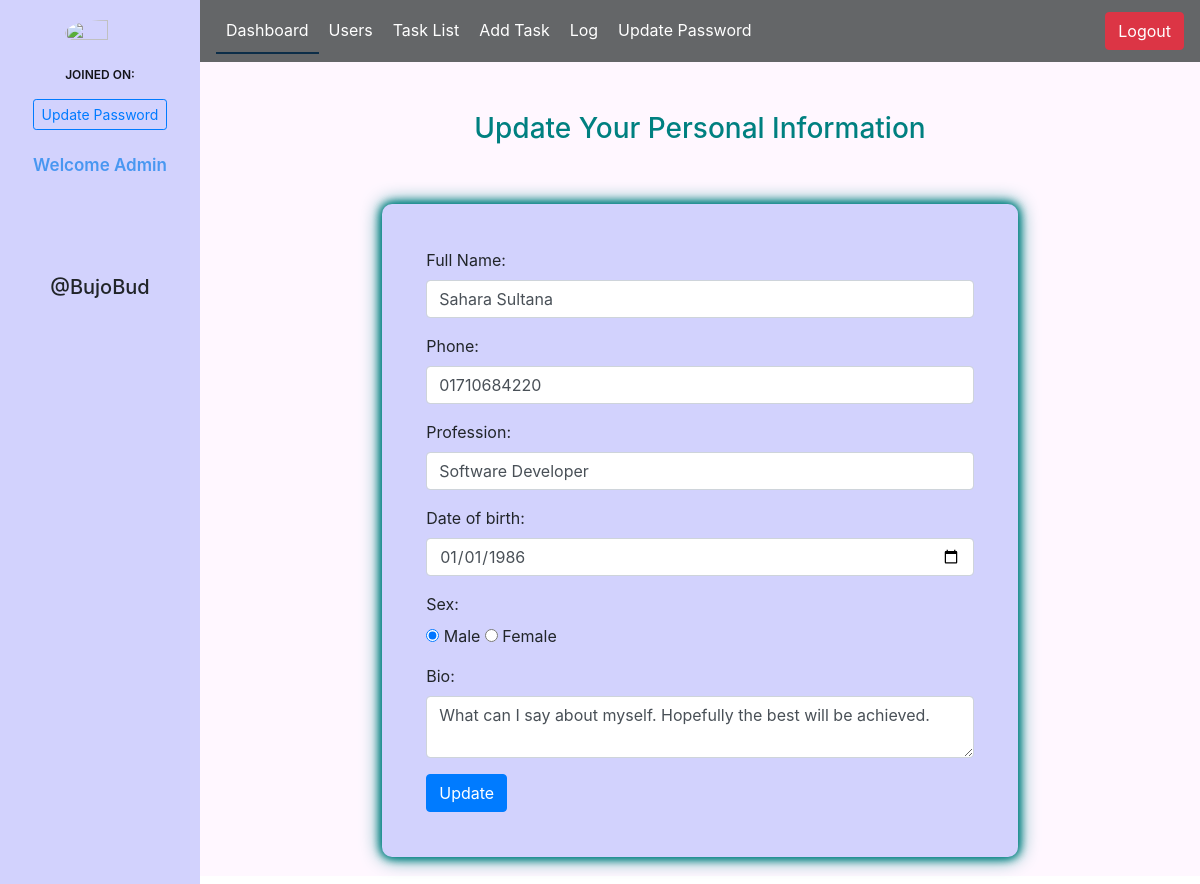
Screenshot of /admin/editprofile.php (signed in) with the database file from the repository.
### tables this page shows
CREATE TABLE `user` (
  `id` int(11) NOT NULL,
  `fullname` varchar(255) NOT NULL,
  `email` varchar(255) NOT NULL,
  `phone` varchar(20) DEFAULT NULL,
  `password` varchar(255) NOT NULL,
  `image` text NOT NULL,
  `profession` varchar(128) DEFAULT NULL,
  `dob` varchar(128) DEFAULT NULL,
  `sex` varchar(10) DEFAULT NULL,
  `bio` text,
  `is_verified` tinyint(1) NOT NULL DEFAULT '0',
  `token` text,
  `created_at` datetime DEFAULT NULL,
  `updated_at` datetime DEFAULT NULL
);

### user/session_required.php (called while the page is built, shortened)
<?php
if(empty($_SESSION['id'])){
	header("location:../login.php");
}else{
    require_once '../Model/User.php';
    $user = new User();
    $userInfo = $user->getUserById($_SESSION['id']);
}
?>

### Model/Database.php (called while the page is built, shortened)
<?php
class Database{
    public $db;
    public function __construct()
    {
        $con=new PDO("mysql:host=localhost;dbname=bujobud","root","");
        $con->setAttribute(PDO::ATTR_ERRMODE, PDO::ERRMODE_EXCEPTION);
        if (!isset($this->db)){
            $this->db = $con;
        }
    }
}

### Model/User.php (called while the page is built, shortened)
<?php
include_once 'Database.php';
class User extends Database{
    public function getUserById($id){
        $st = $this->db->prepare("SELECT * FROM user WHERE id=:id");
        $st->bindParam(':id',$id);
        $st->execute();
        $resultSet = $st->fetch(PDO::FETCH_OBJ);
        return $resultSet;
    }
}

### admin/editprofile.php (the view, shortened to what this page needs)
<?php
require_once 'session_required.php';
?>
<!DOCTYPE html>
<html lang="en">
<head>
    <link rel="stylesheet" href="../css/bootstrap.min.css">
    <link rel="stylesheet" href="../css/style_updated.css">
    <link rel="stylesheet" href="https://cdnjs.cloudflare.com/ajax/libs/font-awesome/4.7.0/css/font-awesome.css" />
    <link rel="stylesheet" href="profile.css">
</head>
<body>
    <div class="container-fluid">
        <div class=" row profile">
            <div class="col-md-2 sidebar1">
                <?php
                    include 'profile.php' ;
                ?>
            </div>
            <div class="col-md-10 sidebar2">
                <?php include 'navbar.php';?>
                <section id="profile-info">
                    <div class="offset-2 col-md-8 ">
                        <h3> Update Your Personal Information </h3>
                        <form class="info-form" method="POST" action="update_profile.php">
                            <div class="form-group">
                                <label for="name">Full Name:</label>
                                <input type="text" class="form-control" id="fullname" name="fullname" aria-describedby="fullnameHelp" placeholder="Update Full Name" value="<?php echo $userInfo->fullname ?>">
                            </div>
                            <div class="form-group">
                                <label for="phone">Phone:</label>
                                <input type="text" class="form-control" id="phone" name="phone" aria-describedby="phoneHelp" placeholder="Update Phone Number" value="<?php echo $userInfo->phone ?>">
                            </div>
                            <div class="form-group">
                                <label for="profession">Profession:</label>
                                <input type="text" class="form-control" id="profession" name="profession" aria-describedby="professionHelp" placeholder="Update Profession" value="<?php echo $userInfo->profession?>">
                            </div>
                            <div class="form-group">
                                <label for="dob">Date of birth:</label>
                                <input type="date" class="form-control" id="dob" name="dob" aria-describedby="dobHelp" placeholder="Update Date of Birth" value="<?php echo $userInfo->dob?>">
                            </div>
                            <div class="form-group">
                                <label for="sex">Sex:</label><br>
                                <input type="radio" id="sex_1" name="sex" aria-describedby="sexHelp" value="male" <?php if($userInfo->sex == 'male') echo 'checked'?>> Male
                                <input type="radio" id="sex_2" name="sex" aria-describedby="sexHelp" value="female" <?php if($userInfo->sex == 'female') echo 'checked'?>> Female
                            </div>
                            <div class="form-group">
                                <label for="bio">Bio:</label>
                                <textarea class="form-control" id="bio" name="bio" aria-describedby="bioHelp" placeholder="Update your bio"><?php echo $userInfo->bio?></textarea>
                            </div>
                            <button type="submit" name="submit" class="btn btn-primary">Update</button>
                        </form>
                    </div>
                </section>
</body>
</html>

### css/style_updated.css (style rules this page uses)
.col-md-10 { padding-right: 0; padding-left: 0; }

### admin/profile.css (style rules this page uses)
* { margin: 0; padding: 0; }
.sidebar1 { width: 100%; min-height: 100%; background: rgb(210, 210, 253); }
.sidebar2 { margin-bottom: 3%; width: 100%; min-height: 100vh; background-color: rgb(255, 247, 255); }
#profile-info h3 { text-align: center; color: teal; padding: 50px; }
.info-form { background: rgb(210, 210, 253); padding: 7%; border-radius: 10px; box-shadow: 0 0 10px teal, 0 0 20px teal, 0 0 10px teal; margin-bottom: 3%; }

### rows the page displays
user: fullname "Sahara Sultana", phone "01710684220", profession "Software Developer", dob "01/01/1986", sex "☑", bio "What can I say about myself. Hopefully the best will be achieved."
